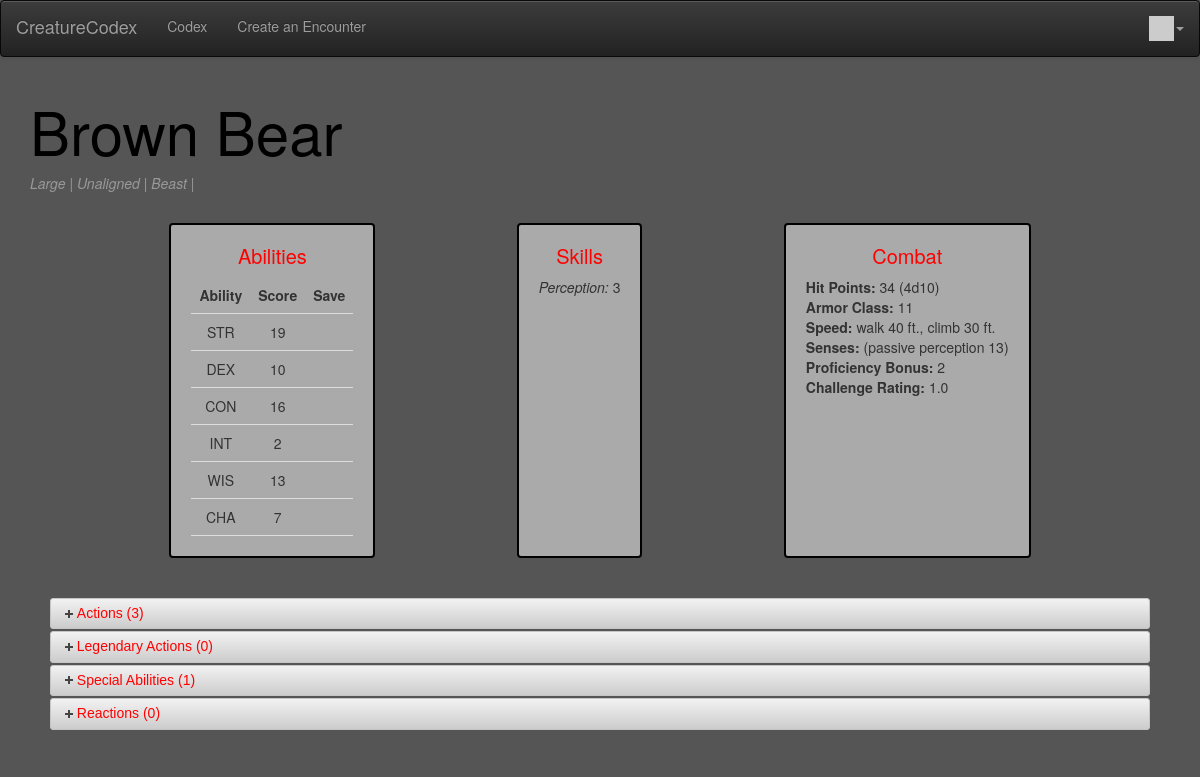
/codex/creature/9629 (signed in), run on the app's committed database.
### codex/models.py (models this page shows, shortened)
class Creature(models.Model):
    name = models.CharField(max_length=128)
    strScore =  models.IntegerField()
    strSave = models.IntegerField(null=True)
    dexScore = models.IntegerField()
    dexSave = models.IntegerField (null=True)
    conScore = models.IntegerField()
    conSave = models.IntegerField(null=True)
    intScore = models.IntegerField()
    intSave = models.IntegerField(null=True)
    wisScore = models.IntegerField()
    wisSave = models.IntegerField(null=True)
    chaScore = models.IntegerField()
    chaSave = models.IntegerField(null=True)
    arcana = models.IntegerField(null=True)
    athletics = models.IntegerField(null=True)
    deception = models.IntegerField(null=True)
    history = models.IntegerField(null=True)
    insight = models.IntegerField(null=True)
    intimidation = models.IntegerField(null=True)
    investigation = models.IntegerField(null=True)
    medicine = models.IntegerField(null=True)
    nature = models.IntegerField(null=True)
    perception = models.IntegerField(null=True)
    performance = models.IntegerField(null=True)
    persuasion = models.IntegerField(null=True)
    religion = models.IntegerField(null=True)
    stealth = models.IntegerField(null=True)
    survival = models.IntegerField(null=True)
    armorClass = models.IntegerField()
    challengeRating = models.FloatField()
    hitDieNum = models.IntegerField() # Gathered form the HD...
    hitPoints = models.IntegerField()
    passivePerception = models.IntegerField() # Gathered from Senses...
    proficiencyBonus = models.IntegerField() # Based on CR...
    alignment = models.ForeignKey(Alignment,on_delete=models.CASCADE)
    hitDieType = models.ForeignKey(HitDieType,on_delete=models.CASCADE)
    size = models.ForeignKey(Size,on_delete=models.CASCADE)
    subtype = models.ForeignKey(Subtype,on_delete=models.CASCADE,null=True)
    type = models.ForeignKey(Type,on_delete=models.CASCADE)
    conditionImmunities = models.ManyToManyField(ConditionImmunities,through='ConditionImmunitiesCreature',
                                                 )
    damageImmunities = models.ManyToManyField(DamageType,through='DamageImmunitiesCreature',related_name='immunity')
    damageResistances = models.ManyToManyField(DamageType,through='DamageResistancesCreature',related_name='resistance')
    damageVulnerabilities = models.ManyToManyField(DamageType,through='DamageVulnerabilitiesCreature',related_name='vulnerability')
    languages = models.ManyToManyField(Languages,through='LanguagesCreature') # Explanation area? Or just str...
    senses = models.ManyToManyField(Senses,through='SensesCreature')
    speed = models.ManyToManyField(Speed,through='SpeedCreature')

class Size(models.Model):
    size = models.CharField(max_length=24)
    def __str__(self,):
        return self.size

class Alignment(models.Model):
    alignment = models.CharField(max_length=128)
    def __str__(self,):
        return self.alignment

class Type(models.Model):
    type = models.CharField(max_length=128)
    def __str__(self,):
        return self.type

class HitDieType(models.Model):
    hitDieType = models.CharField(max_length=3)
    def __str__(self,):
        return self.hitDieType

class Speed(models.Model):
    speed = models.CharField(max_length=256)
    def __str__(self,):
        return self.speed

### codex/views.py (the view)
# urls.py: path('creature/<int:pk>', views.CreatureDetailView.as_view(), name='creature_detail'),
class CreatureDetailView(generic.DetailView):
    model = Creature
    template_name = "codex/creature_detail.html"
    def get(self, request, pk) :
        self.object = self.get_object()
        context = super(CreatureDetailView, self).get_context_data()
        c = Creature.objects.get(id=pk)
        ability_matrix = [['STR',c.strScore,c.strSave],
                            ['DEX',c.dexScore,c.dexSave],
                            ['CON',c.conScore,c.conSave],
                            ['INT',c.intScore,c.intSave],
                            ['WIS',c.wisScore,c.wisSave],
                            ['CHA',c.chaScore,c.chaSave]]
        context['abilities'] = [[value if value else '' for value in row] for row in ability_matrix]
        skills = []
        sk_names = ['Arcana','Athletics','Deception','History','Insight','Intimidation','Invesitgation',
                    'Medicine','Nature','Perception','Performance','Persuasion','Religion','Stealth',
                    'Survival']
        for i,sk in enumerate([c.arcana,c.athletics,c.deception,c.history,c.insight,c.intimidation,c.investigation,
                   c.medicine,c.nature,c.perception,c.performance,c.persuasion,c.religion,c.stealth,
                   c.survival]):
            if sk:
                skills.append([sk_names[i],sk])
        context['skills'] = skills
        return render(request, self.template_name, context)

### codex/context_processors.py (called while the page is built)
def name_of_app(request):
    return {'APP_NAME': "CreatureCodex"}

### codex/models.py (called while the page is built)
    def __str__(self,):
        return self.subtype

    def __str__(self,):
        return self.name

### home/templatetags/app_tags.py (called while the page is built)
@register.filter(name='gravatar')
def gravatar(user, size=35):
    email = str(user.email.strip().lower()).encode('utf-8')
    email_hash = md5(email).hexdigest()
    url = "//www.gravatar.com/avatar/{0}?s={1}&d=identicon&r=PG"
    return url.format(email_hash, size)

### codex/templates/codex/creature_detail.html (shortened to what this page needs)
{% extends "codex/base_menu.html" %}
{% block content %}
  <div id="banner">
    <h1>{{ creature.name }}</h1>
    <p><i>{{creature.size}} | {{creature.alignment|capfirst}} | {{creature.type|capfirst}} | {{creature.subtype|capfirst}}</i></p>
  </div>
  <div id="basicStats">
    <div class="basicStats-block" id="abilityScores">
      <h2>Abilities</h2>
      <table>
        <tr>
          <td><strong>Ability</strong></td>
          <td><strong>Score</strong></td>
          <td><strong>Save</strong></td>
        </tr>
        {% for ab in abilities %}
          <tr>
            <td>{{ab.0}}</td>
            <td>{{ab.1}}</td>
            <td>{{ab.2}}</td>
          </tr>
        {% endfor %}
      </table>
    </div>
    <div class="basicStats-block" id="skills">
      <h2>Skills</h2>
      <ul>
        {% for s in skills %}
          <li><i>{{s.0}}:</i> {{s.1}}</li>
        {% endfor %}
      </ul>
    </div>
    <div class="basicStats-block" id="leadStats">
      <h2>Combat</h2>
      <ul>
        <li><strong>Hit Points:</strong> {{creature.hitPoints}} ({{creature.hitDieNum}}{{creature.hitDieType}})</li>
        <li><strong>Armor Class:</strong> {{creature.armorClass}}</li>
        <li><strong>Speed:</strong> {{ creature.speed.all|join:", " }}</li>
        <li><strong>Senses:</strong> {{ creature.senses.all|join:", " }} <span id="pp">(passive perception {{creature.passivePerception}})</span></li>
        <li><strong>Proficiency Bonus:</strong> {{creature.proficiencyBonus}}</li>
        <li><strong>Challenge Rating:</strong> {{creature.challengeRating}}</li>
      </ul>
    </div>
  </div>
  <div class='accordion'>
    <h2>Actions ({{creature.actions_set.count}})</h2>
    <h2>Legendary Actions ({{creature.legendaryactions_set.count}})</h2>
    <h2>Special Abilities ({{creature.specialabilities_set.count}})</h2>
    <h2>Reactions ({{creature.reactions_set.count}})</h2>
  </div>
{% endblock %}

### codex/templates/codex/base_bootstrap.html (style rules this page uses)
h1 { color: #000000; font-size: 60px; }
h2 { color: #000000; font-size: 30px; }
p { color: #000000; }
#banner p { color: #999999; }
.ui-state-default { background-image: linear-gradient(#f2f2f2, #cccccc); color: red; }
body { background-color: #555555; z-index: -100; min-height: 100%; }
div#basicStats { display: flex; flex-wrap: wrap; flex-direction: row; justify-content: space-evenly; }
div.basicStats-block { border: 2px solid black; border-radius: 4px; padding: 20px; min-width: 100px; margin: 20px 2px; }
div.basicStats-block { background-color: rgba(256,256,256,.5); max-width: 45vw; }
div.basicStats-block ul { list-style-type: none; margin: 0; padding: 0; }
table { border-collapse: collapse; width: 30%; }
th, td { padding: 8px; text-align: center; border-bottom: 1px solid #ddd; }
div.basicStats-block h2 { color: red; font-size: 20px; text-align: center; margin: 0; margin-bottom: 10px; }
div.accordion { margin: 20px; }

### data on the page
Creature: name "Brown Bear", size "Large", alignment "Unaligned", type "Beast", hitPoints "34", hitDieNum "4", hitDieType "d10", armorClass "11", speed.all "walk 40 ft., climb 30 ft.", passivePerception "13", proficiencyBonus "2", challengeRating "1.0", actions_set.count "3", legendaryactions_set.count "0", specialabilities_set.count "1", reactions_set.count "0"

### other printed values
{{ APP_NAME }} "CreatureCodex"
{{ ab.0 }} "STR" "DEX" "CON" "INT" "WIS" "CHA"
{{ ab.1 }} "19" "10" "16" "2" "13" "7"
{{ s.0 }} "Perception"
{{ s.1 }} "3"
